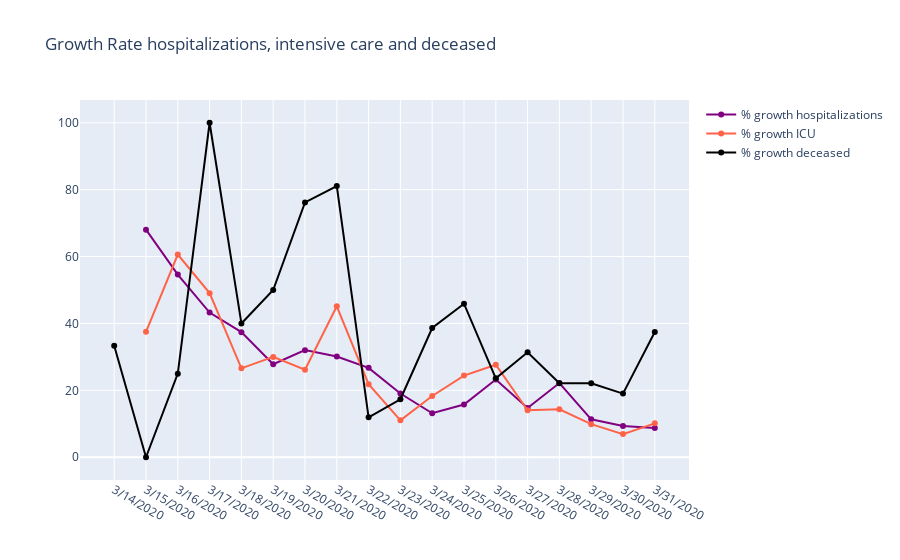

The notebook cell saved with this chart:
### Code cell
fig_bar_growth_severe = go.Figure()
fig_bar_growth_severe.layout={'title': 'Growth Rate hospitalizations, intensive care and deceased'}
fig_bar_growth_severe.add_trace(go.Scatter(x=df_growth_belgium_severe['date'], y=df_growth_belgium_severe['hospitalized'], name='% growth hospitalizations', line={'color': 'purple'}))
fig_bar_growth_severe.add_trace(go.Scatter(x=df_growth_belgium_severe['date'], y=df_growth_belgium_severe['icu'], name='% growth ICU', marker={'color':'tomato'}))
fig_bar_growth_severe.add_trace(go.Scatter(x=df_growth_belgium_severe['date'], y=df_growth_belgium_severe['deceased'], name='% growth deceased', marker={'color':'black'}))

### Figure 1 — Plotly figure (JSON) as saved in the notebook; plotly's stock layout.template omitted (floating-point values rounded to 4 significant figures)
{"data": [{"line": {"color": "purple"}, "name": "% growth hospitalizations", "type": "scatter", "x": ["3/14/2020", "3/15/2020", "3/16/2020", "3/17/2020", "3/18/2020", "3/19/2020", "3/20/2020", "3/21/2020", "3/22/2020", "3/23/2020", "3/24/2020", "3/25/2020", "3/26/2020", "3/27/2020", "3/28/2020", "3/29/2020", "3/30/2020", "3/31/2020"], "y": [null, "68.04%", "54.60%", "43.25%", "37.40%", "27.82%", "32.02%", "30.11%", "26.72%", "19.06%", "13.15%", "15.76%", "23.23%", "14.71%", "22.19%", "11.33%", "9.33%", "8.75%"]}, {"marker": {"color": "tomato"}, "name": "% growth ICU", "type": "scatter", "x": ["3/14/2020", "3/15/2020", "3/16/2020", "3/17/2020", "3/18/2020", "3/19/2020", "3/20/2020", "3/21/2020", "3/22/2020", "3/23/2020", "3/24/2020", "3/25/2020", "3/26/2020", "3/27/2020", "3/28/2020", "3/29/2020", "3/30/2020", "3/31/2020"], "y": [null, "37.50%", "60.61%", "49.06%", "26.58%", "30.00%", "26.15%", "45.12%", "21.85%", "11.03%", "18.32%", "24.41%", "27.64%", "14.05%", "14.35%", "9.89%", "6.92%", "10.14%"]}, {"marker": {"color": "black"}, "name": "% growth deceased", "type": "scatter", "x": ["3/14/2020", "3/15/2020", "3/16/2020", "3/17/2020", "3/18/2020", "3/19/2020", "3/20/2020", "3/21/2020", "3/22/2020", "3/23/2020", "3/24/2020", "3/25/2020", "3/26/2020", "3/27/2020", "3/28/2020", "3/29/2020", "3/30/2020", "3/31/2020"], "y": ["33.33%", "0.00%", "25.00%", "100.00%", "40.00%", "50.00%", "76.19%", "81.08%", "11.94%", "17.33%", "38.64%", "45.90%", "23.60%", "31.36%", "22.15%", "22.10%", "19.03%", "37.43%"]}], "layout": {"title": {"text": "Growth Rate hospitalizations, intensive care and deceased"}}}
